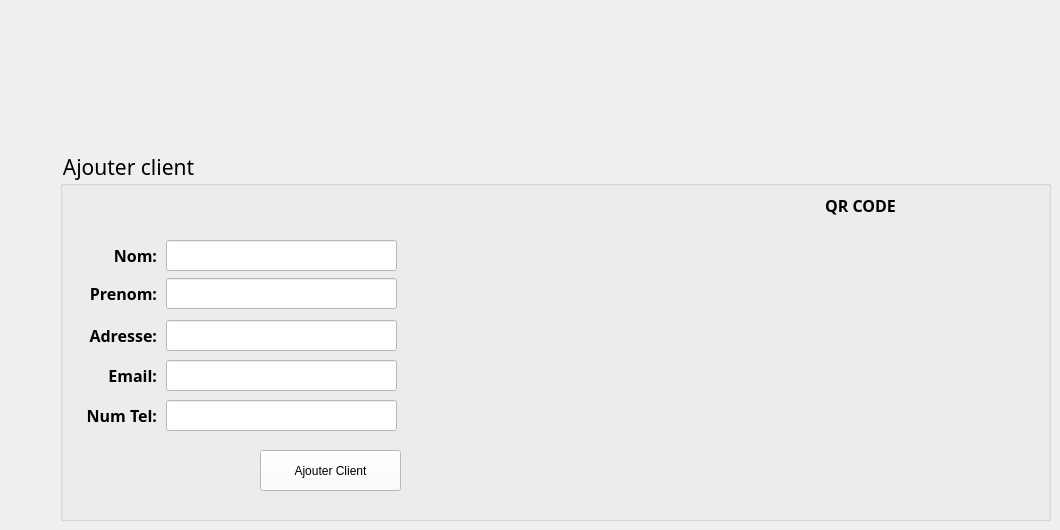
    <widget class="QWidget" name="ajouterclient_2">
     <widget class="QGroupBox" name="groupBox_2">
      <property name="geometry">
       <rect>
        <x>60</x>
        <y>150</y>
        <width>991</width>
        <height>371</height>
       </rect>
      </property>
      <property name="font">
       <font>
        <family>MS Reference Sans Serif</family>
        <pointsize>16</pointsize>
       </font>
      </property>
      <property name="styleSheet">
       <string notr="true">background-color: transparent;</string>
      </property>
      <property name="title">
       <string>Ajouter client</string>
      </property>
      <widget class="QLabel" name="label_55">
       <property name="geometry">
        <rect>
         <x>760</x>
         <y>40</y>
         <width>81</width>
         <height>31</height>
        </rect>
       </property>
       <property name="font">
        <font>
         <family>Aller</family>
         <pointsize>12</pointsize>
         <weight>75</weight>
         <bold>true</bold>
        </font>
       </property>
       <property name="layoutDirection">
        <enum>Qt::LeftToRight</enum>
       </property>
       <property name="text">
        <string>QR CODE</string>
       </property>
       <property name="alignment">
        <set>Qt::AlignCenter</set>
       </property>
      </widget>
      <widget class="QLabel" name="label_56">
       <property name="geometry">
        <rect>
         <x>16</x>
         <y>210</y>
         <width>81</width>
         <height>31</height>
        </rect>
       </property>
       <property name="font">
        <font>
         <family>Aller</family>
         <pointsize>12</pointsize>
         <weight>75</weight>
         <bold>true</bold>
        </font>
       </property>
       <property name="layoutDirection">
        <enum>Qt::LeftToRight</enum>
       </property>
       <property name="text">
        <string>Email:</string>
       </property>
       <property name="alignment">
        <set>Qt::AlignRight|Qt::AlignTrailing|Qt::AlignVCenter</set>
       </property>
      </widget>
      <widget class="QLineEdit" name="labelClientTel">
       <property name="geometry">
        <rect>
         <x>106</x>
         <y>250</y>
         <width>231</width>
         <height>31</height>
        </rect>
       </property>
       <property name="font">
        <font>
         <family>Aller</family>
         <pointsize>10</pointsize>
        </font>
       </property>
       <property name="styleSheet">
        <string notr="true">background-color:white;</string>
       </property>
       <property name="text">
        <string/>
       </property>
      </widget>
      <widget class="QLineEdit" name="labelClientEmail">
       <property name="geometry">
        <rect>
         <x>106</x>
         <y>210</y>
         <width>231</width>
         <height>31</height>
        </rect>
       </property>
       <property name="font">
        <font>
         <family>Aller</family>
         <pointsize>10</pointsize>
        </font>
       </property>
       <property name="styleSheet">
        <string notr="true">background-color:white;</string>
       </property>
       <property name="text">
        <string/>
       </property>
      </widget>
      <widget class="QLabel" name="label_57">
       <property name="geometry">
        <rect>
         <x>16</x>
         <y>90</y>
         <width>81</width>
         <height>31</height>
        </rect>
       </property>
       <property name="font">
        <font>
         <family>Aller</family>
         <pointsize>12</pointsize>
         <weight>75</weight>
         <bold>true</bold>
        </font>
       </property>
       <property name="layoutDirection">
        <enum>Qt::LeftToRight</enum>
       </property>
       <property name="text">
        <string>Nom:</string>
       </property>
       <property name="alignment">
        <set>Qt::AlignRight|Qt::AlignTrailing|Qt::AlignVCenter</set>
       </property>
      </widget>
      <widget class="QLineEdit" name="labelClientNom">
       <property name="geometry">
        <rect>
         <x>106</x>
         <y>90</y>
         <width>231</width>
         <height>31</height>
        </rect>
       </property>
       <property name="font">
        <font>
         <family>Aller</family>
         <pointsize>10</pointsize>
        </font>
       </property>
       <property name="styleSheet">
        <string notr="true">background-color:white;</string>
       </property>
       <property name="text">
        <string/>
       </property>
      </widget>
      <widget class="QLabel" name="label_58">
       <property name="geometry">
        <rect>
         <x>16</x>
         <y>250</y>
         <width>81</width>
         <height>31</height>
        </rect>
       </property>
       <property name="font">
        <font>
         <family>Aller</family>
         <pointsize>12</pointsize>
         <weight>75</weight>
         <bold>true</bold>
        </font>
       </property>
       <property name="layoutDirection">
        <enum>Qt::LeftToRight</enum>
       </property>
       <property name="text">
        <string>Num Tel:</string>
       </property>
       <property name="alignment">
        <set>Qt::AlignRight|Qt::AlignTrailing|Qt::AlignVCenter</set>
       </property>
      </widget>
      <widget class="QLabel" name="label_59">
       <property name="geometry">
        <rect>
         <x>466</x>
         <y>88</y>
         <width>261</width>
         <height>261</height>
        </rect>
       </property>
       <property name="text">
        <string/>
       </property>
       <property name="pixmap">
        <pixmap>../../Dropbox/My PC (DESKTOP-2246E5D)/Downloads/QTResources/qr.png</pixmap>
       </property>
      </widget>
      <widget class="QLabel" name="label_60">
       <property name="geometry">
        <rect>
         <x>16</x>
         <y>128</y>
         <width>81</width>
         <height>31</height>
        </rect>
       </property>
       <property name="font">
        <font>
         <family>Aller</family>
         <pointsize>12</pointsize>
         <weight>75</weight>
         <bold>true</bold>
        </font>
       </property>
       <property name="layoutDirection">
        <enum>Qt::LeftToRight</enum>
       </property>
       <property name="text">
        <string>Prenom:</string>
       </property>
       <property name="alignment">
        <set>Qt::AlignRight|Qt::AlignTrailing|Qt::AlignVCenter</set>
       </property>
      </widget>
      <widget class="QLineEdit" name="labelClientPrenom">
       <property name="geometry">
        <rect>
         <x>106</x>
         <y>128</y>
         <width>231</width>
         <height>31</height>
        </rect>
       </property>
       <property name="font">
        <font>
         <family>Aller</family>
         <pointsize>10</pointsize>
        </font>
       </property>
       <property name="styleSheet">
        <string notr="true">background-color:white;</string>
       </property>
       <property name="text">
        <string/>
       </property>
      </widget>
      <widget class="QPushButton" name="ajouterClientBtn">
       <property name="geometry">
        <rect>
         <x>200</x>
         <y>300</y>
         <width>141</width>
         <height>41</height>
        </rect>
       </property>
       <property name="styleSheet">
        <string notr="true">background-color:white;</string>
       </property>
       <property name="text">
        <string>Ajouter Client</string>
       </property>
      </widget>
      <widget class="QLabel" name="label_68">
       <property name="geometry">
        <rect>
         <x>16</x>
         <y>170</y>
         <width>81</width>
         <height>31</height>
        </rect>
       </property>
       <property name="font">
        <font>
         <family>Aller</family>
         <pointsize>12</pointsize>
         <weight>75</weight>
         <bold>true</bold>
        </font>
       </property>
       <property name="layoutDirection">
        <enum>Qt::LeftToRight</enum>
       </property>
       <property name="text">
        <string>Adresse:</string>
       </property>
       <property name="alignment">
        <set>Qt::AlignRight|Qt::AlignTrailing|Qt::AlignVCenter</set>
       </property>
      </widget>
      <widget class="QLineEdit" name="labelClientAdresse">
       <property name="geometry">
        <rect>
         <x>106</x>
         <y>170</y>
         <width>231</width>
         <height>31</height>
        </rect>
       </property>
       <property name="font">
        <font>
         <family>Aller</family>
         <pointsize>10</pointsize>
        </font>
       </property>
       <property name="styleSheet">
        <string notr="true">background-color:white;</string>
       </property>
       <property name="text">
        <string/>
       </property>
      </widget>
      <widget class="QRWidget" name="QRCODE" native="true">
       <property name="geometry">
        <rect>
         <x>680</x>
         <y>80</y>
         <width>250</width>
         <height>250</height>
        </rect>
       </property>
      </widget>
      <widget class="QLabel" name="nomWarning">
       <property name="geometry">
        <rect>
         <x>350</x>
         <y>90</y>
         <width>171</width>
         <height>31</height>
        </rect>
       </property>
       <property name="styleSheet">
        <string notr="true"/>
       </property>
       <property name="text">
        <string/>
       </property>
      </widget>
      <widget class="QLabel" name="prenomWarning">
       <property name="geometry">
        <rect>
         <x>350</x>
         <y>130</y>
         <width>171</width>
         <height>31</height>
        </rect>
       </property>
       <property name="styleSheet">
        <string notr="true"/>
       </property>
       <property name="text">
        <string/>
       </property>
      </widget>
      <widget class="QLabel" name="adresseWarning">
       <property name="geometry">
        <rect>
         <x>350</x>
         <y>170</y>
         <width>171</width>
         <height>31</height>
        </rect>
       </property>
       <property name="styleSheet">
        <string notr="true"/>
       </property>
       <property name="text">
        <string/>
       </property>
      </widget>
      <widget class="QLabel" name="emailWarning">
       <property name="geometry">
        <rect>
         <x>350</x>
         <y>210</y>
         <width>171</width>
         <height>31</height>
        </rect>
       </property>
       <property name="styleSheet">
        <string notr="true"/>
       </property>
       <property name="text">
        <string/>
       </property>
      </widget>
      <widget class="QLabel" name="numWarning">
       <property name="geometry">
        <rect>
         <x>350</x>
         <y>250</y>
         <width>171</width>
         <height>31</height>
        </rect>
       </property>
       <property name="styleSheet">
        <string notr="true"/>
       </property>
       <property name="text">
        <string/>
       </property>
      </widget>
     </widget>
     <widget class="QPushButton" name="backbtn_3">
      <property name="geometry">
       <rect>
        <x>60</x>
        <y>60</y>
        <width>171</width>
        <height>61</height>
       </rect>
      </property>
      <property name="styleSheet">
       <string notr="true">
#backbtn_3 {
background-color: transparent;
border-image: url(:/img/img/back0001.png);
background: none;
border: none;
background-repeat: none;
}

#backbtn_3:hover {

	background-color: rgba(255, 255, 255, 0.4);
  	border-image: url(:/img/img/back0002.png);
	 border: none;
}
#backbtn_3:pressed
{
   border-image: url(:/img/img/back0001.png);
}</string>
      </property>
      <property name="text">
       <string/>
      </property>
     </widget>
    </widget>
